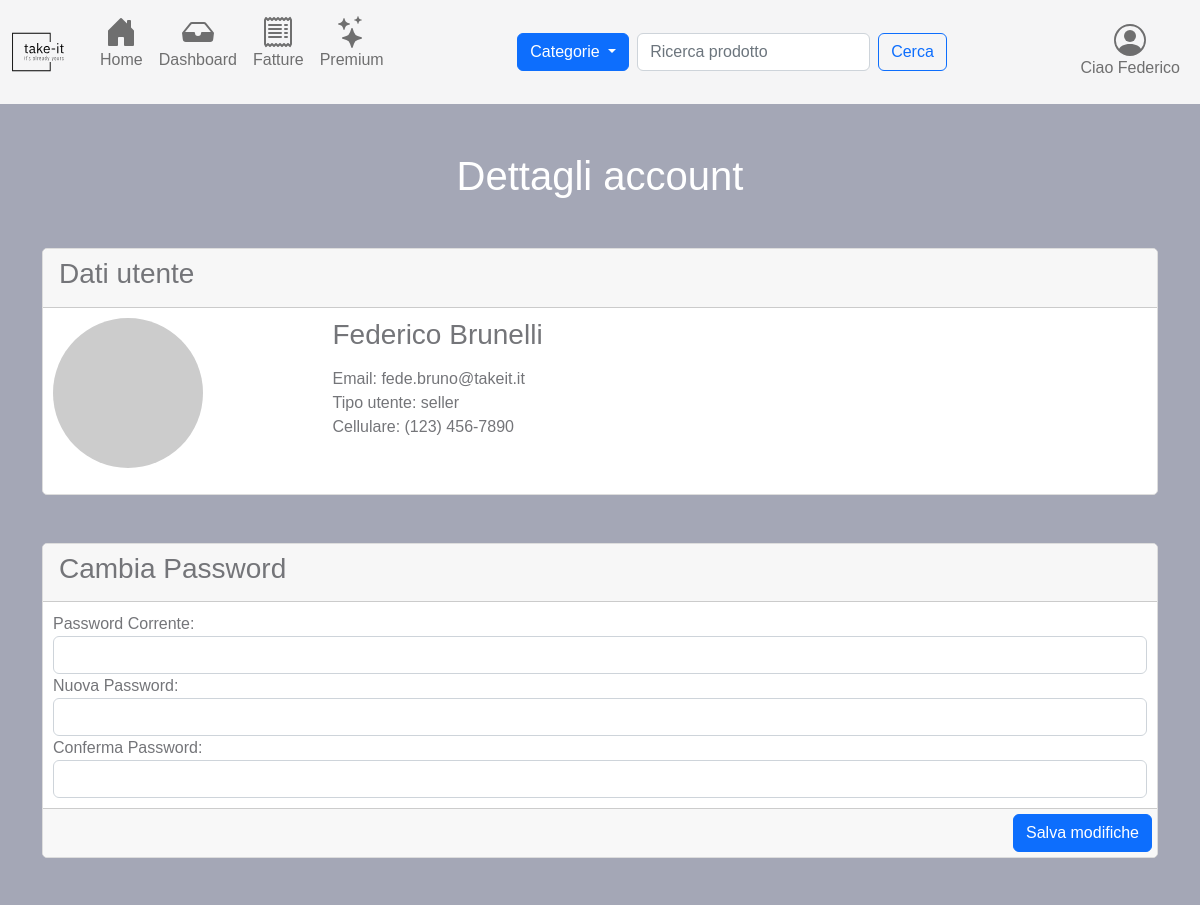
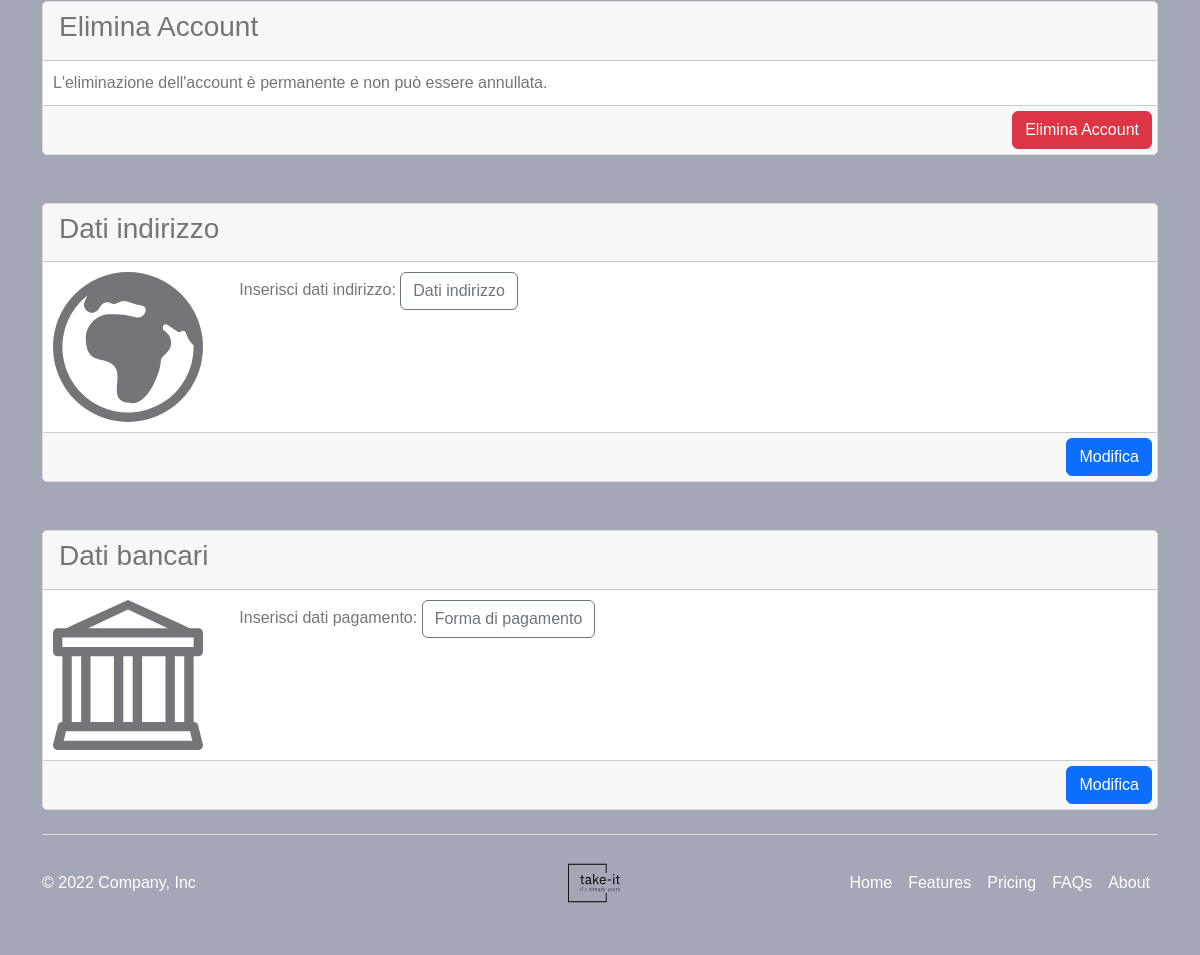
Screenshot of /account.php (signed in) with the database file from the repository (2 pictures, top to bottom).
### tables this page shows
CREATE TABLE IF NOT EXISTS `Utente` (
  `Id` int(11) NOT NULL AUTO_INCREMENT,
  `Nome` varchar(50) NOT NULL,
  `Cognome` varchar(50) NOT NULL,
  `Email` varchar(50) NOT NULL,
  `Password` varchar(32) NOT NULL,
  `Claim_id` int(11) NOT NULL,
  `Indirizzo_id` int(11) NOT NULL,
  `Status` int(11) NOT NULL,
  `Timestamp` timestamp NOT NULL DEFAULT current_timestamp(),
  PRIMARY KEY (`Id`),
  KEY `Claim_id` (`Claim_id`),
  KEY `Indirizzo_id` (`Indirizzo_id`)
);

CREATE TABLE IF NOT EXISTS `Claim` (
  `Id` int(11) NOT NULL AUTO_INCREMENT,
  `Descrizione` varchar(50) NOT NULL,
  `Conto` decimal(10,0) NOT NULL,
  `Status` int(5) NOT NULL,
  `Timestamp` timestamp NOT NULL DEFAULT current_timestamp(),
  PRIMARY KEY (`Id`)
);

### templates/views/user/account.php (the view, shortened to what the rows shown need)
<div class="container mt-5">
    <h1 class="text-center" style="color: white;">Dettagli account</h1>
    <div class="card mt-5">
        <div class="card-body">
            <div class="row">
                <div class="col-md-9">
                    <?php
                    if (isset($_SESSION[ID])) {
                        $session = new Session($_SESSION[ID]);
                        echo
                        '<h3 class="mb-3">' . $session->getCurrentUser()[NOME] . ' ' . $session->getCurrentUser()[COGNOME] . '</h3>
                            <p class="mb-0">Email: ' . $session->getCurrentUser()[EMAIL] . '</p>
                            <p class="mb-0">Tipo utente: ' . $session->getClaimTypeFromId($session->getCurrentUser()[CLAIM_ID]). '</p>
                            <p class="mb-0">Cellulare: (123) 456-7890</p>
                        ';
                    }
                    ?>
                </div>
            </div>
        </div>
    </div>
    </div>

### templates/views/utils/navbar.php (shortened to what the rows shown need)
<nav class="navbar navbar-expand-lg bg-light bd-navbar sticky-top" id="navbar-main">
    <div class="container-fluid">
        <div class="collapse navbar-collapse" id="navbarSupportedContent">
            <ul class="navbar-nav flex-row flex-wrap ms-md-auto justify-content-between" id="btn-toogle-navbar">
                <li class="nav-item dropdown">
                    <a class="nav-link" href="#" role="button" data-bs-toggle="dropdown" aria-expanded="false">
                        <div class="nav-caption-item">
                            <?php
                                if(isset($_SESSION["Id"])) {
                                    try {
                                        $session = new Session($_SESSION["Id"]);
                                        $user = $session->getCurrentUser();
                                        if ($user[ID] !== ID_UNSET) {
                                            echo 'Ciao ' . $user[NOME];
                                        } else {
                                            echo '<p>Utente</p>';
                                        }
                                    } catch (Exception $e) {
                                        echo $e->getMessage();
                                    }
                                } else {
                                    echo '<p>Utente</p>';
                                }
                            ?>
                        </div>
                    </a>
                </li>
            </ul>
        </div>
    </div>
</nav>

### rows the page displays
utente: Nome "Federico", Cognome "Brunelli", Email "fede.bruno@takeit.it", Claim.Descrizione "seller"
